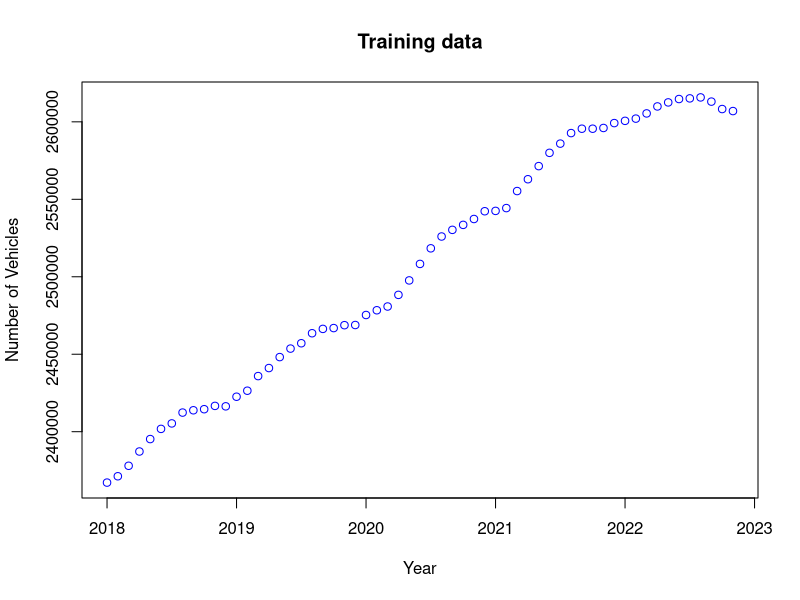
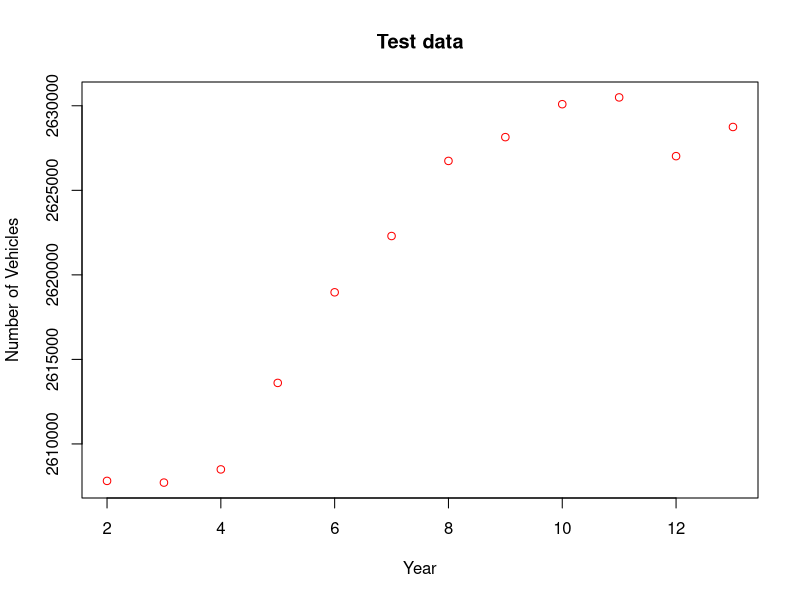
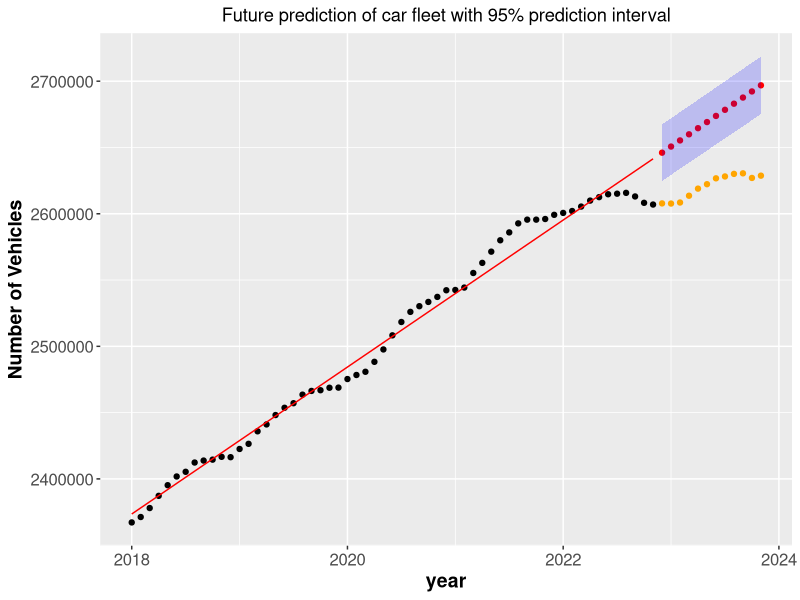
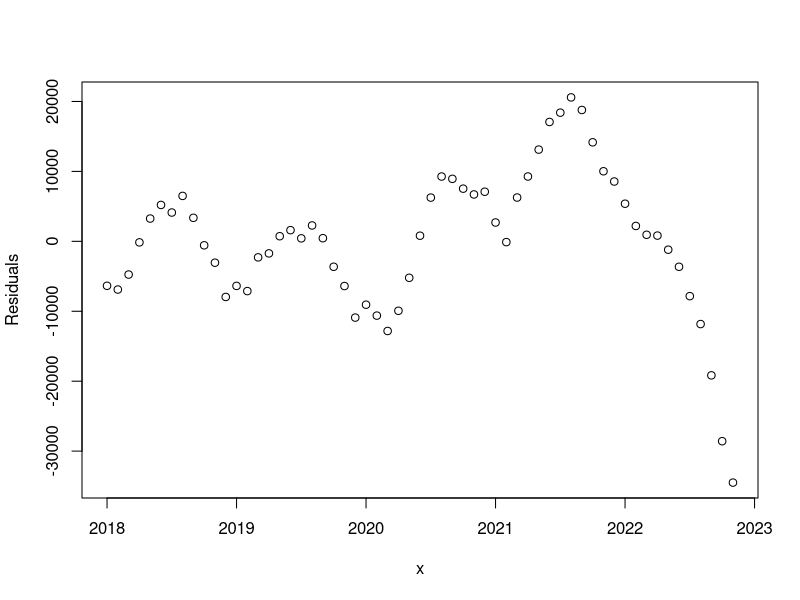
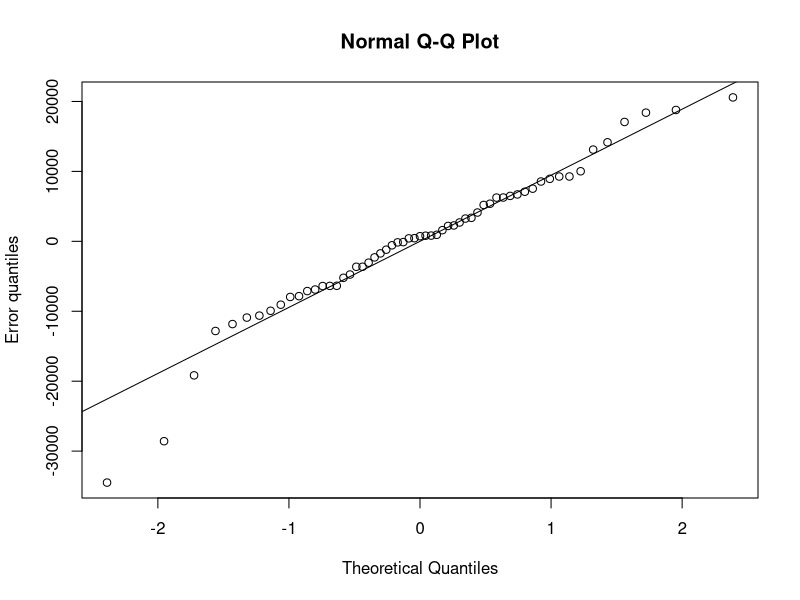
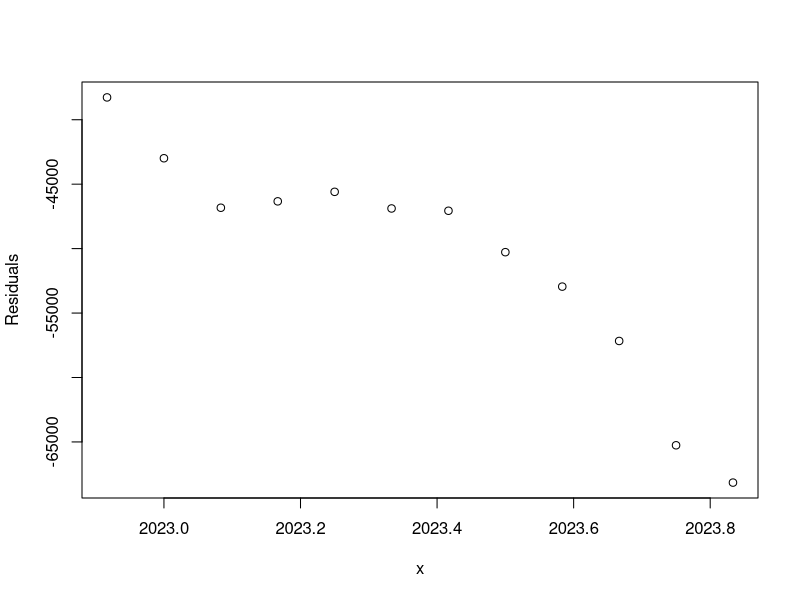
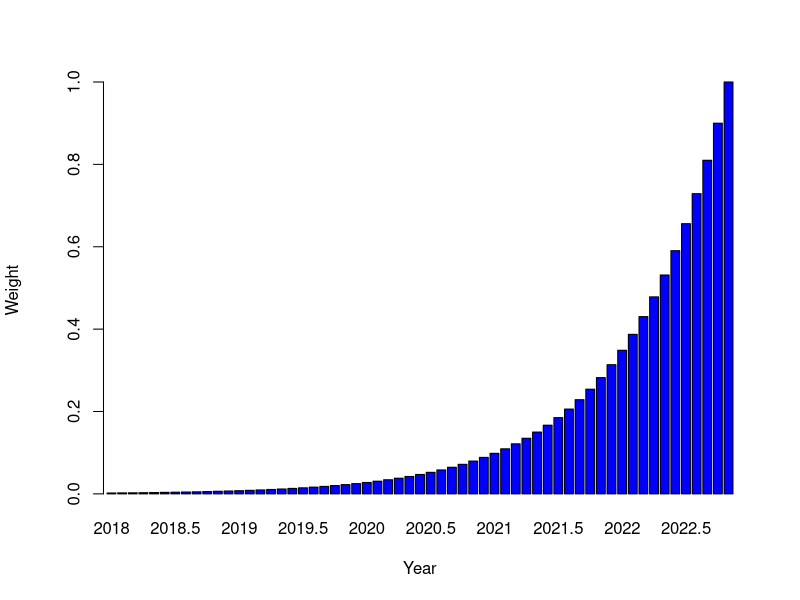
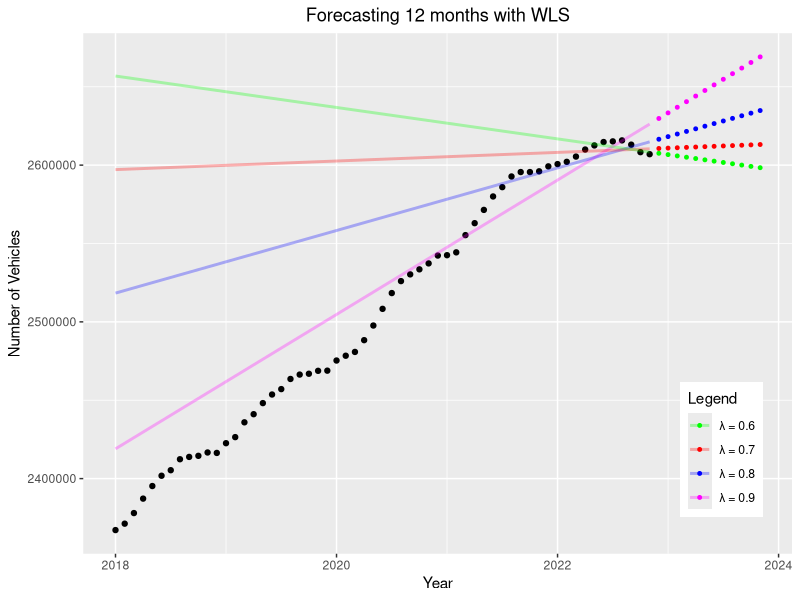

Write R code to recreate these figures, in order. (Note: this script raises an error after producing the figures.)
# Required package to read excel
library("readxl")
library("ggplot2")

### DATA IMPORT ###
# Training Data
my_data <- read_excel("Assignment 1/DST_BIL54_train.xlsx")
# my_data <- read_excel("/Users/thomastrosborg/Desktop/Uni/Master/1. semester/Time Series Analysis/git/Assignment 1/DST_BIL54_train.xlsx")
n_train <- length(my_data)
train <- unlist(my_data[1, 2:n_train])
x <- seq(2018, 2022 + 10 / 12, by = 1 / 12)
n <- length(x)
y_train <- train

# Test Data
my_data <- read_excel("Assignment 1/DST_BIL54_test.xlsx")
# my_data <- read_excel("/Users/thomastrosborg/Desktop/Uni/Master/1. semester/Time Series Analysis/git/Assignment 1/DST_BIL54_test.xlsx")
n_test <- length(my_data)
test <- unlist(my_data[1, 2:n_test])


##### Q1 #####
plot(x, train, col = "blue", title("Training data"), xlab="Year", ylab="Number of Vehicles")

plot(2:n_test, test, col = "red", title("Test data"), xlab="Year", ylab="Number of Vehicles")




##### Q2 #####
# Q2.1
ones <- rep(1, length(x))
x_ols <- cbind(ones, x)
theta <- solve(t(x_ols) %*% x_ols) %*% t(x_ols) %*% train

y_hat <- x_ols %*% theta
#plot(x, y_hat, col = "blue", title("Training data - OLS estimate"))
print(theta)

# Error, squared errors and residual variance estimate
error <- train - y_hat
RSS_ols <- t(error) %*% error
sigma2 <- as.numeric(RSS_ols) / (n_train - length(theta))

# Variance and std of estimated errors
v_ols <- sigma2 * solve(t(x_ols) %*% x_ols)
s_ols <- sqrt(diag(v_ols))

# Make forecast for next 12 months
x_test <- seq(2022 + 11 / 12, 2023 + 10 / 12, by = 1 / 12)
x_forecast <- cbind(1, x_test)
y_forecast <- x_forecast %*% theta

# Confidence interval
alpha <- 0.05
vmatrix <- sigma2 * (1 + (x_forecast %*% solve(t(x_ols) %*% x_ols)) %*% t(x_forecast))

CI_lb <- y_forecast - qt(1 - alpha / 2, n_train - length(theta)) * sqrt(diag(vmatrix))
CI_ub <- y_forecast + qt(1 - alpha / 2, n_train - length(theta)) * sqrt(diag(vmatrix))

# Plot fitted model, training data, forecast and CI
df_train <- data.frame(year = x, y = train, y_hat = y_hat)
df_forecast <- data.frame(year = x_forecast[,2], y = test, yhat = y_forecast, CI_lb = CI_lb, CI_ub = CI_ub)


ggplot(df_train, aes(x = year, y=train), title("Prediction of car fleet")) +
  geom_point(col = "black") + 
  geom_line(aes(x = year, y=y_hat), col="red", size = 0.5) +
  geom_point(data = df_forecast, aes(x = year, y = yhat), col="red", size=1.5) +
  geom_point(data = df_forecast, aes(x = year, y = y), col="orange", size=1.5) +
  geom_ribbon(data=df_forecast, aes(x=year, ymin=CI_lb, ymax=CI_ub), inherit.aes=FALSE, alpha=0.2, fill="blue") +
  ggtitle("Future prediction of car fleet with 95% prediction interval") + ylab("Number of Vehicles") +
  theme(plot.title = element_text(hjust = 0.5), axis.text=element_text(size=12), axis.title=element_text(size=14,face="bold"))

# Residual of model on historic data, clearly not white noise
plot(x, error, ylab = "Residuals")

# QQ plot of residuals
qqnorm(error, ylab = "Error quantiles")
qqline(error)

# Test error, model overestimates car fleet
plot(x_forecast[, 2], test - y_forecast, ylab = "Residuals", xlab = "x")




##### Q3 #####

# 3.1
lambda <- 0.9
SIGMA_OLS <- diag(n)
SIGMA_WLS <- diag(n)
for (i in 1:n) {
  SIGMA_WLS[i,i] <- 1/lambda^(n-i)
}
print(SIGMA_WLS[55:59,55:59])
W_WLS <- solve(SIGMA_WLS)

# 3.2
weights <- lambda^((n-1):0)
# plot the weights:
p <- barplot(weights, names = x, col = "blue", xlab = "Year", ylab = "Weight", axes = FALSE)
axis(side = 2, pos = -0.2)

# 3.3
print(sum(weights))

# 3.4
WLS <- solve(t(x_ols)%*%solve(SIGMA_WLS)%*%x_ols)%*%(t(x_ols)%*%solve(SIGMA_WLS)%*%y_train)
print(WLS)

# 3.5
y_wls <- x_test
lambdas <- c(0.9, 0.8, 0.7, 0.6)
df_forecast_wls <- data.frame(year = x_forecast[,2])
frame_names <- c('l09', 'l08', 'l07', 'l06')
df_forecast_wls[frame_names] <- NA

df_train[frame_names] <- NA

for (j in 1:length(lambdas)) {
  lambda = lambdas[j]
  for (i in 1:n) {
    SIGMA_WLS[i,i] <- 1/lambda^(n-i)
  }
  WLS <- solve(t(x_ols)%*%solve(SIGMA_WLS)%*%x_ols)%*%(t(x_ols)%*%solve(SIGMA_WLS)%*%y_train)
  y_pred <- x_forecast %*% WLS
  df_forecast_wls[frame_names[j]] <- y_pred
  df_train[frame_names[j]] <- x_ols %*% WLS
  print(WLS)
}

colors <- c("magenta", "blue", "red", "green")

ggplot(df_train, aes(x = year, y=train, colour='black')) +
  geom_point(col = "black") +
  geom_point(data=df_forecast_wls, aes(x=year, y=l09, colour="n9"), size=1)+
  geom_point(data=df_forecast_wls, aes(x=year, y=l08, colour="n8"), size=1)+
  geom_point(data=df_forecast_wls, aes(x=year, y=l07, colour="n7"), size=1)+
  geom_point(data=df_forecast_wls, aes(x=year, y=l06, colour="n6"), size=1)+
  geom_line(data=df_train, aes(x=year, y=l09, colour="n9"),linewidth=1, alpha=0.3)+
  geom_line(data=df_train, aes(x=year, y=l08, colour="n8"),linewidth=1, alpha=0.3)+
  geom_line(data=df_train, aes(x=year, y=l07, colour="n7"),linewidth=1, alpha=0.3)+
  geom_line(data=df_train, aes(x=year, y=l06, colour="n6"),linewidth=1, alpha=0.3)+
  theme(legend.position = c(0.9, 0.2), plot.title = element_text(hjust = 0.5)) +
  scale_color_manual(values = c(n9 = colors[1], n8 = colors[2], n7 = colors[3], n6 = colors[4]),
                     labels = c(n9 = "\u03bb = 0.9", n8 = "\u03bb = 0.8", n7 = "\u03bb = 0.7", n6 = "\u03bb = 0.6")) +
  labs(y= "Number of Vehicles", x = "Year", title = "Forecasting 12 months with WLS", color = "Legend")
  
# 3.6


##### Q4 #####

# 4.1 
f <- function(j) rbind(1, j)
L <- matrix(c(1.,0., 1.,1.),
            byrow=TRUE, nrow=2)
Linv <- solve(L) 

# 4.2
i <- 1
F_1 <- x_ols[1:i,1:2] %*% t(x_ols[1:i,1:2])
h_1 <- t(x_ols[1:i,1:2]) * y_train[1:i]

F_N <-  (lambda^0) * f(0)%*%t(f(0))
h_N <-  (lambda^0) * f(0) * y_train[i]

# 4.3
# Using λ = 0.9 update FN and hN recursively and provide F10 and h10. We will 
# not calculate predictions for these first 10 steps.
lambda <- 0.9
for (i in 2:10){
  F_N <- F_N + lambda^(i-1) * f(-(i-1)) %*% t(f(-(i-1)))  
  h_N <- lambda * Linv %*% h_N + f(0) * y_train[i]
  theta_N <- solve(F_N) %*% h_N
  
  yhat_N <- t(f(-(i-1):(59-i))) %*% theta_N
  plot_N <- ggplot(df_train, aes(x = year, y = y)) +
    geom_point() + 
    geom_point(data=df_train[1:i,], col="blue") + 
    geom_line(data=df_train[1:i,], aes(y=yhat_N[1:i]), col="blue") +
    #geom_line(aes(y=yhat_ols), col="red", linetype=2) + 
    #xlim(1980, 2005) + ylim(0,5.5) + 
    labs(y= "Number of Vehicles", x = "Year", title = paste0("N = ", i))
  
  print(plot_N)
}

# 4.4
# Now update the model recursively up to F59 and h59, while also calculating predictions at each
# step. You should calculate predictions for 1 month ahead, 6 months ahead and 12 months ahead.
for (i in 11:59){
  F_N <- F_N + lambda^(i-1) * f(-(i-1)) %*% t(f(-(i-1)))  
  h_N <- lambda * Linv %*% h_N + f(0) * y[i] # y not found
  theta_N <- solve(F_N) %*% h_N
  
  yhat_N <- t(f(-(i-1):(59-i))) %*% theta_N
  ypred_1 <- t(f(1:2)) %*% theta_N
  ypred_6 <- t(f(1:6)) %*% theta_N
  ypred_12 <- t(f(1:12)) %*% theta_N
  
  plot_N <- ggplot(df_train, aes(x=year, y=y)) +
    geom_point() + 
    geom_point(data=df_train[1:i,], col="blue") + 
    geom_line(data=df_train[1:i,], aes(y=yhat_N[1:i]), col="blue") +
    
    #geom_line(aes(y=yhat_ols), col="red", linetype=2) + 
    #xlim(1980, 2005) + ylim(0,5.5) + 
    ggtitle(paste0("N = ", i))
  
  print(plot_N)
  
}
